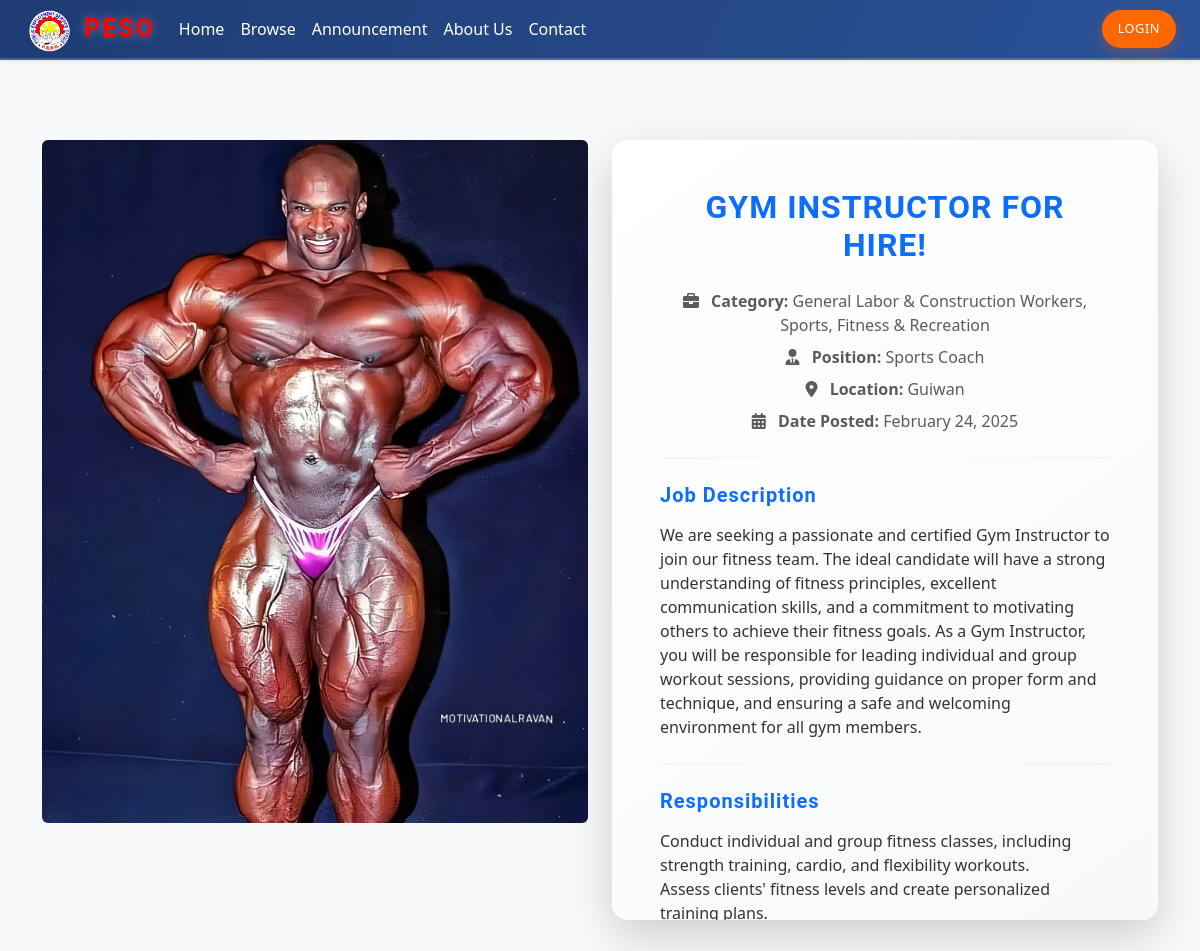
The app's page /pages/job.php?id=59 with its own data.
### tables this page shows
CREATE TABLE `jobs` (
  `id` int(11) NOT NULL,
  `title` varchar(255) NOT NULL,
  `description` text NOT NULL,
  `thumbnail` varchar(255) DEFAULT NULL,
  `photo` varchar(255) DEFAULT NULL,
  `created_at` timestamp NOT NULL DEFAULT current_timestamp(),
  `category_id` int(11) NOT NULL,
  `location` varchar(255) DEFAULT NULL,
  `responsibilities` text NOT NULL,
  `requirements` text NOT NULL,
  `preferred_qualifications` text DEFAULT NULL
);

### pages/job.php (the view, shortened to what this page needs)
<?php
include '../includes/header.php';
$id = $_GET['id'];
$stmt = $conn->prepare("
    SELECT
        j.title,
        j.description,
        j.responsibilities,
        j.requirements,
        j.preferred_qualifications,
        GROUP_CONCAT(DISTINCT c.name SEPARATOR ', ') AS categories,  -- Fetch multiple categories
        GROUP_CONCAT(DISTINCT p.position_name SEPARATOR ', ') AS positions,  -- Fetch multiple positions
        j.location,
        j.created_at,
        j.photo,
        j.thumbnail
    FROM jobs j
    LEFT JOIN job_categories jc ON j.id = jc.job_id
    LEFT JOIN categories c ON jc.category_id = c.id
    LEFT JOIN job_positions_jobs jp ON j.id = jp.job_id
    LEFT JOIN job_positions p ON jp.position_id = p.id
    WHERE j.id = ?
    GROUP BY j.id
");
$stmt->bind_param("i", $id);
$stmt->execute();
$result = $stmt->get_result();
$job = $result->fetch_assoc();
?>
<!DOCTYPE html>
<html lang="en">
<head>
    <link href="https://cdn.jsdelivr.net/npm/bootstrap@5.3.0-alpha1/dist/css/bootstrap.min.css" rel="stylesheet">
    <link href="https://cdnjs.cloudflare.com/ajax/libs/font-awesome/6.0.0-beta3/css/all.min.css" rel="stylesheet">
    <link rel="stylesheet" href="/JOB/assets/job.css">
</head>
<body class="bg-light">
    <div class="container py-5">
        <div class="row justify-content-center landscape-layout">
            <div class="col-md-6 image-column text-center">
                <?php if (!empty($job['photo']) && file_exists('../' . $job['photo'])): ?>
                    <img src="../<?= htmlspecialchars($job['photo']) ?>" alt="Job Image" class="img-fluid img-fluid-large rounded">
                <?php else: ?>
                    <div class="text-muted">No Image Available</div>
                <?php endif; ?>
            </div>
<div class="col-md-6 details-column">
    <div class="card card-futuristic shadow-lg border-0 h-100">
        <div class="card-body p-5 scrollable-container">
            <h2 class="card-title text-center mb-4 text-futuristic"><?= htmlspecialchars($job['title']) ?></h2>
            <div class="job-overview mb-4 text-center">
                <p class="text-muted">
                    <i class="fas fa-briefcase me-2"></i>
                    <strong>Category:</strong> <?= htmlspecialchars($job['categories'] ?? 'Not specified') ?>
                </p>
                <p class="text-muted">
                    <i class="fas fa-user-tie me-2"></i>
                    <strong>Position:</strong> <?= htmlspecialchars($job['positions'] ?? 'Not specified') ?>
                </p>
                <p class="text-muted">
                    <i class="fas fa-map-marker-alt me-2"></i>
                    <strong>Location:</strong> <?= htmlspecialchars($job['location'] ?? 'Not specified') ?>
                </p>
                <p class="text-muted">
                    <i class="fas fa-calendar-alt me-2"></i>
                    <strong>Date Posted:</strong> <?= date("F j, Y", strtotime($job['created_at'])) ?>
                </p>
            </div>
            <hr class="divider-futuristic">
                    <div class="job-description">
                        <h5 class="section-title text-futuristic">Job Description</h5>
                        <p class="card-text"><?= nl2br(htmlspecialchars($job['description'])) ?></p>
                    </div>
                    <hr class="divider-futuristic">
                    <div class="job-responsibilities">
                        <h5 class="section-title text-futuristic">Responsibilities</h5>
                        <p class="card-text"><?= nl2br(htmlspecialchars($job['responsibilities'])) ?></p>
                    </div>
                    </div>
                </div>
            </div>
        </div>
    </div>

### assets/header.css (style rules this page uses)
* { margin: 0; padding: 0; box-sizing: border-box; }
body { padding-top: 60px; }

### assets/job.css (style rules this page uses)
* { margin: 0; padding: 0; box-sizing: border-box; }
.job-overview p { font-size: 1rem; margin-bottom: 0.5rem; }
.section-title { font-size: 1.25rem; font-weight: bold; margin-bottom: 1rem; }
.card { border-radius: 1rem; }
.card-futuristic { background: linear-gradient(145deg, #ffffff, #f8f9fa); color: #333333; border-radius: 15px; box-shadow: 0 4px 6px rgba(0, 0, 0, 0.1), 0 1px 3px rgba(0, 0, 0, 0.06); }
.card-futuristic .card-body { padding: 2rem; }
.text-futuristic { font-family: 'Roboto', sans-serif; font-weight: bold; letter-spacing: 1px; color: #1976d2; }
.divider-futuristic { border: none; height: 2px; background: linear-gradient(90deg, #e0e0e0, #ffffff, #e0e0e0); margin: 1.5rem 0; }
.divider-futuristic { border-color: #ccc; }
.text-futuristic { color: #0d6efd; }
.card-futuristic { border-radius: 1rem; }
.img-fluid-large { max-width: 100%; height: auto; max-height: 800px; }
.scrollable-container { max-height: 780px; overflow-y: auto; }
.landscape-layout { margin-top: 2rem; }

### records on screen
jobs: photo (picture), title "GYM INSTRUCTOR FOR HIRE!", location "Guiwan", created_at "February 24, 2025", description "We are seeking a passionate and certified Gym Instructor to join our fitness team. The ideal candidate will have a strong understanding of fitness principles, excellent communication skills, and a commitment to motivating others to achieve their fitness goals. As a Gym Instructor, you will be responsible for leading individual and group workout sessions, providing guidance on proper form and technique, and ensuring a safe and welcoming environment for all gym members.", responsibilities "Conduct individual and group fitness classes, including strength training, cardio, and flexibility workouts. Assess clients' fitness levels and create personalized training plans."

### other values on screen
$job['categories'] "General Labor & Construction Workers, Sports, Fitness & Recreation"
$job['positions'] "Sports Coach"
